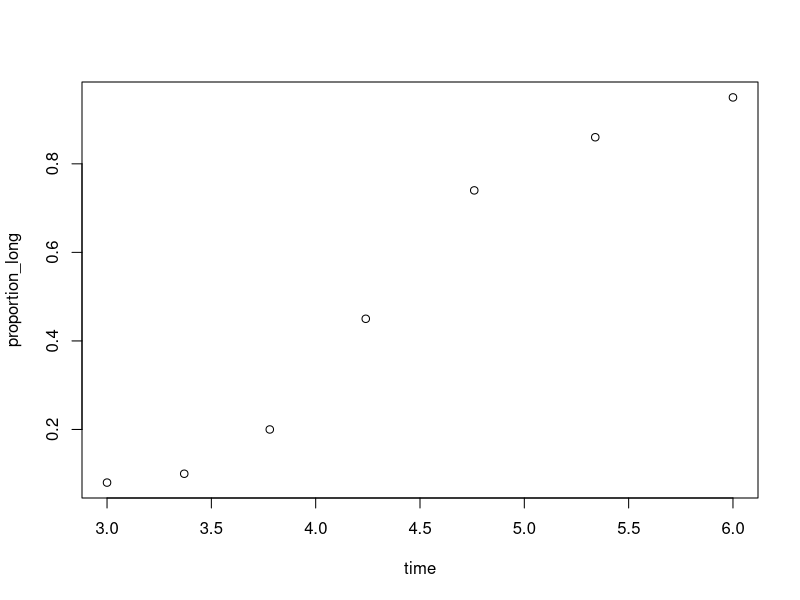
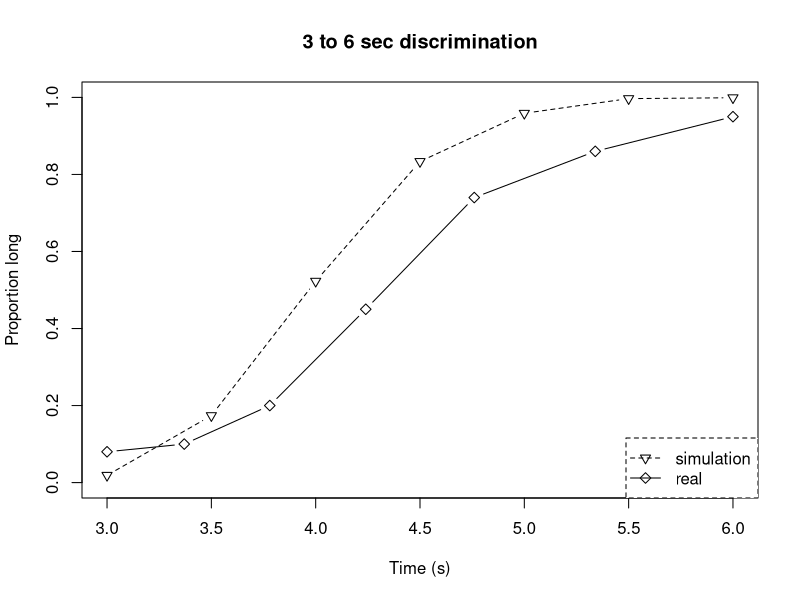

These figures' R source, in order:
actr.a = 1.1
actr.b = 0.015
actr.t0 = 11
experiment.short_interval = 3
experiment.long_interval = 6

printf <- function(...) print(sprintf(...)) #My own printf function in order to debug

actr.noise <- function(s,n=1)
{
  rand <- runif(n,min=0.0001,max=0.9999)
  s * log((1 - rand ) / rand)
}

time_into_pulse <- function(time)
{
  interval_estimation <- actr.t0
  num_pulses <- 0
  time_tracker <- actr.t0
  
  while(time_tracker < time)
  {
    interval_estimation <- interval_estimation * actr.a + actr.noise(actr.a * actr.b* interval_estimation)
    time_tracker <-  time_tracker + interval_estimation
    num_pulses <- num_pulses +1
  }
  
  return (num_pulses)
  
}

existing_data <- function()
{
  
  time = c(3, 3.37, 3.78, 4.24, 4.76, 5.34, 6)
  proportion_long = c(0.08, 0.1, 0.2, 0.45, 0.74, 0.86, 0.95)
  existing_data <- data.frame(time, proportion_long)
  
  return(existing_data)
  
}

drawPlot <- function(short_interval, long_interval, real_data, subjectResults) {
  # Returns a function which rounds to the nearest given multiple.
  roundingGenerator <- function(nearest) {
    function(v) {
      f = 1 / nearest
      round(v * f) / f
    }
  }
  
  numDataPoints = 7  # how many bins to group data into
  roundingValue = (long_interval - short_interval) / (numDataPoints - 1) * 1000
  rounder = roundingGenerator(roundingValue)
  
  # loop over participants and store ratios between short/long frequencies per bin
  binnedResults = c()
  for(pIndex in 1:dim(subjectResults)[3]) {
    testDurations = subjectResults[,1,pIndex]
    testClassifications = subjectResults[,2,pIndex]
    
    # Round the original test durations to the nearest 1/2 second so we can bin them.
    testDurations = rounder(testDurations)
    
    # Create an object with both the durations and how they were classified.
    durationsWithClass = cbind(testDurations, testClassifications)
    
    # Create a sorted list of unique durations. The for each binned duration, calculate the ratio between trials judged as short and long.
    durations = sort(unique(testDurations))
    ratios = sapply(durations, function (v) {
      shortCount = length(subset(durationsWithClass, durationsWithClass[,1] == v & durationsWithClass[,2] == 0))
      longCount = length(subset(durationsWithClass, durationsWithClass[,1] == v & durationsWithClass[,2] == 1))
      ratio = longCount / (shortCount + longCount)
      
      # printf("short/long counts for %i: %i/%i (%.2f)", v, shortCount, longCount, ratio)
      return(ratio)
    })
    
    binnedResults = cbind(binnedResults, ratios)
  }
  
  meanRatios = rowMeans(binnedResults)
  times = seq(short_interval, long_interval, length.out=numDataPoints)
  plotData = cbind(times, meanRatios)
  
  # And finally plot it.
  title = sprintf("%g to %s sec discrimination", short_interval, long_interval)
  par(pch=6, lty=2)
  plot(plotData, type="b", main=title, xlab="Time (s)", ylab="Proportion long", ylim=c(0.0, 1.0))
  lines(real_data, type="b", pch=5, lty=1)
  legend('bottomright', c("simulation", "real"), lty=c(2,1), pch=c(6,5))
}

training_phase <- function(short_interval, long_interval)
{
  short_time <- c()
  long_time <- c()
  
  for (i in 1:(10/2))
  {
    short_time <- c(short_time, time_into_pulse(short_interval*1000))
    long_time <- c(long_time,time_into_pulse(long_interval*1000))
  }
  
  mean_short_time <- mean(short_time)
  mean_long_time <- mean(long_time)
  means <- c(mean_short_time, mean_long_time)
  
  return(means)
  
}

checking_method <- function(pulse_count, mean_short_time, mean_long_time)
{
  
  if (abs(mean_short_time - pulse_count) < abs(mean_long_time - pulse_count))
  {
    return (0) #0 means it has been classified as short
  }
  else
  {
    return (1) #1 means it has been classified as long
  }
}

testing_phase <- function(short_interval, long_interval, mean_short_time, mean_long_time)
{
  num_participants <- 50
  num_test_trials <- 100
  
  participant_data <- c()
  total_time_phases <- c()
  total_time_estimations <- c()
  
  for (i in 1:num_participants)
  {
    time_phases <- c()
    time_estimations <- c()
    
    for (j in 1:num_test_trials)
    {
      value <- runif(1, 0, 99)
      
      if(value < 15)
      {
        interval <- short_interval*1000;
      }
      
      else if(value < 30)
      {
        interval <- long_interval*1000;
      }
      
      else
      {
        interval <- runif(1, 3, 6)*1000
      }
      
      time_phases <- c(time_phases, interval)
      pulse_count <- time_into_pulse(interval)
      time_estimations <- c(time_estimations, checking_method(pulse_count, mean_short_time, mean_long_time))
    }
    
    participant_data <- c(participant_data, cbind(time_phases, time_estimations))
    total_time_phases <- c(total_time_phases, time_phases)
    total_time_estimations <- c(total_time_estimations, time_estimations)
    
  }
  
  plot_array <- array(participant_data, dim=c(num_test_trials, 2, num_participants))
  real_data <- data.frame(c(3, 3.37, 3.78, 4.24, 4.76, 5.34, 6), c(0.08, 0.1, 0.2, 0.45, 0.74, 0.86, 0.95))
  drawPlot(3, 6, real_data, plot_array)
}

my_main <- function()
{
  
  existing_data <- existing_data()
  plot(existing_data)
  means <- training_phase(experiment.short_interval, experiment.long_interval)
  testing_phase(experiment.short_interval, experiment.long_interval, means[1], means[2])
  
}

my_main()